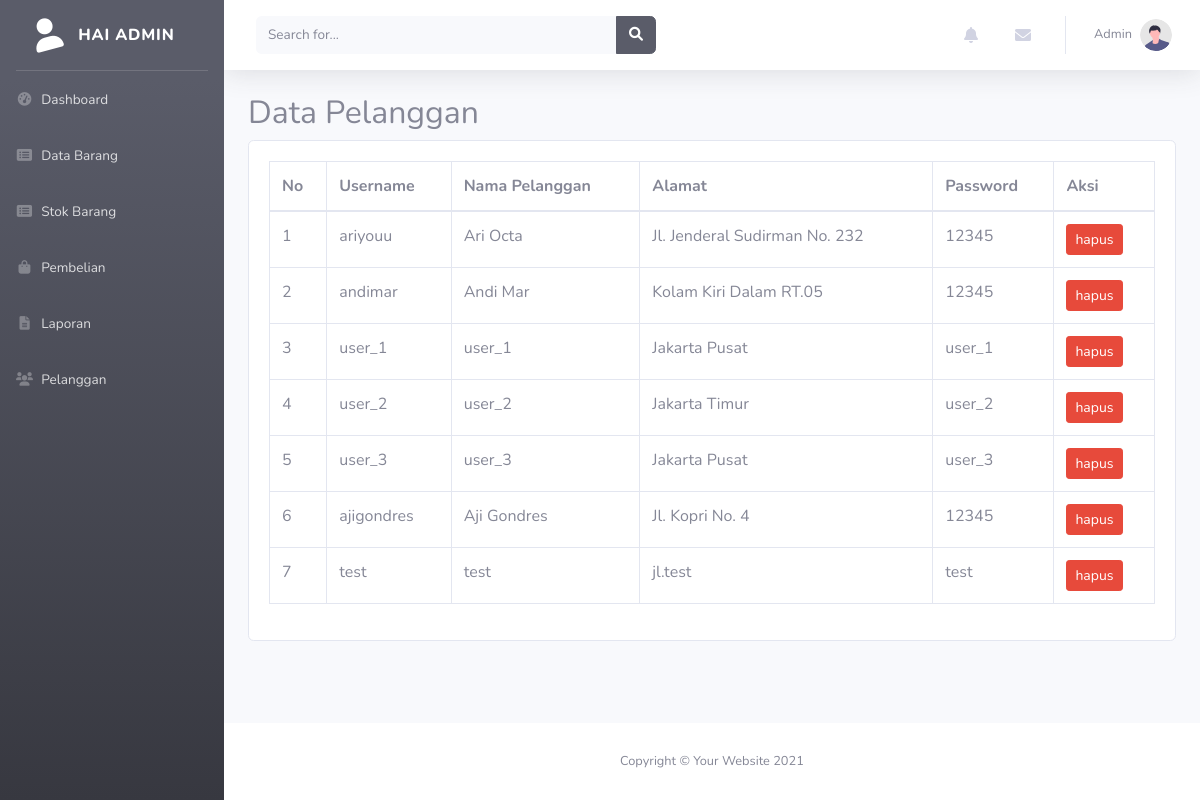
Page /admin/index.php?halaman=pelanggan (signed in) on the committed database.
### tables this page shows
CREATE TABLE `pelanggan` (
  `id_pelanggan` int(11) NOT NULL,
  `username` varchar(50) NOT NULL DEFAULT '0',
  `nama_pelanggan` varchar(50) NOT NULL DEFAULT '0',
  `alamat_pelanggan` varchar(200) NOT NULL DEFAULT '0',
  `password` varchar(200) NOT NULL DEFAULT '0'
);

### App/query.php (called while the page is built, shortened)
<?php
function query_select($table = false, $select = null) {
	global $conn;
	if($select) {
		$result = mysqli_query($conn, "SELECT * FROM " . $table . " WHERE " . $select);
	} else {
		$result = mysqli_query($conn, "SELECT * FROM " . $table);
	}
	$rows = [];
	while( $row = mysqli_fetch_assoc($result) ) {
		$rows[] = $row;
	}
	return $rows;
}

### admin/pelanggan.php (the view, shortened to what this page needs)
<h2>Data Pelanggan</h2>
<div class="card">
  <div class="card-body">
    <div class="table-responsive">
      <table class="table table-bordered" id="dataTable" width="100%" cellspacing="0">
        <thead>
          <tr>
            <th>No</th>
            <th>Username</th>
            <th>Nama Pelanggan</th>
            <th>Alamat</th>
            <th>Password</th>
            <th>Aksi</th>
          </tr>
        </thead>
        <?php
          require '../App/query.php';
          $pelanggan = query_select("pelanggan");
        ?>
        <tbody>
          <?php for($i = 0; $i < count($pelanggan); $i++): ?>
            <tr>
              <td><?= 1 + $i?></td>
              <td><?= $pelanggan[$i]["username"] ?></td>
              <td><?= $pelanggan[$i]["nama_pelanggan"] ?></td>
              <td><?= $pelanggan[$i]["alamat_pelanggan"] ?></td>
              <td><?= $pelanggan[$i]["password"] ?></td>
              <td>
                  <a href="index.php?halaman=pelanggan&hapus=<?= $pelanggan[$i]["id_pelanggan"] ?>" class="btn btn-danger btn-sm">hapus</a>
              </td>
            </tr>
          <?php endfor; ?>
        </tbody>
      </table>
    </div>
  </div>
</div>

### rows in the picture
pelanggan: username "ariyouu", nama_pelanggan "Ari Octa", alamat_pelanggan "Jl. Jenderal Sudirman No. 232", password "12345"
pelanggan: username "andimar", nama_pelanggan "Andi Mar", alamat_pelanggan "Kolam Kiri Dalam RT.05", password "12345"
pelanggan: username "user_1", nama_pelanggan "user_1", alamat_pelanggan "Jakarta Pusat", password "user_1"
pelanggan: username "user_2", nama_pelanggan "user_2", alamat_pelanggan "Jakarta Timur", password "user_2"
pelanggan: username "user_3", nama_pelanggan "user_3", alamat_pelanggan "Jakarta Pusat", password "user_3"
pelanggan: username "ajigondres", nama_pelanggan "Aji Gondres", alamat_pelanggan "Jl. Kopri No. 4", password "12345"
pelanggan: username "test", nama_pelanggan "test", alamat_pelanggan "jl.test", password "test"
